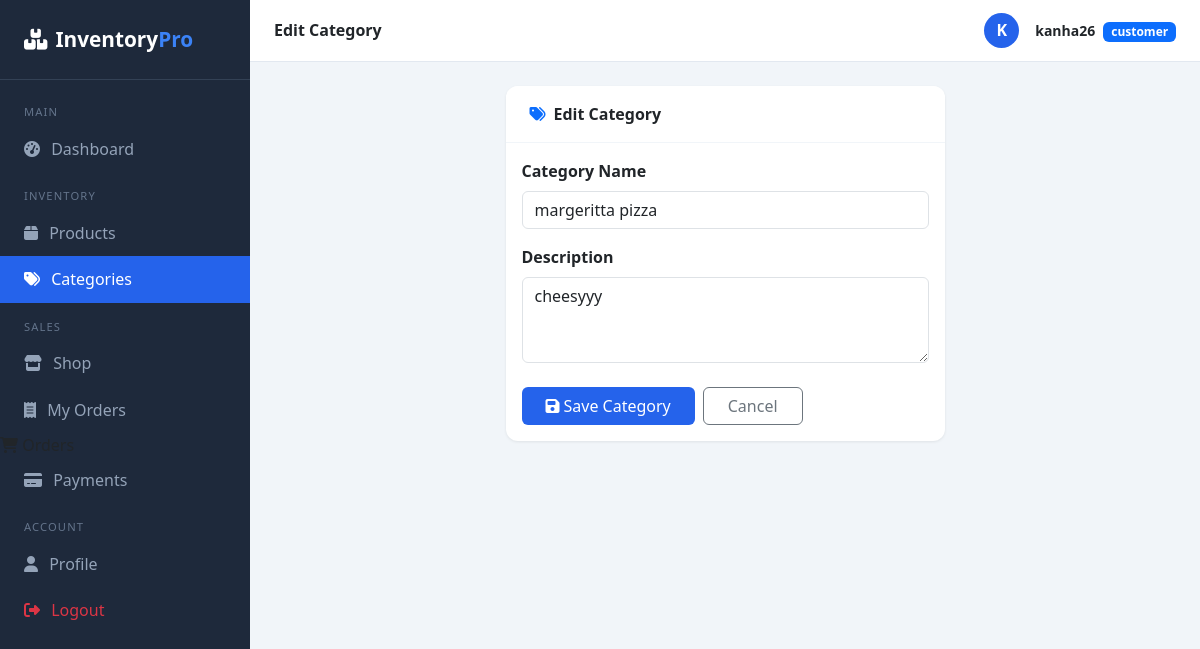
/products/categories/1/edit/ (signed in), run on the app's committed database.
### accounts/models.py (models this page shows, shortened)
class User(AbstractUser):
    class Role(models.TextChoices):
        ADMIN = "admin", "Admin"
        STAFF = "staff", "Staff"
        CUSTOMER = "customer", "Customer"
    role = models.CharField(max_length=20, choices=Role.choices, default=Role.CUSTOMER)
    email = models.EmailField(unique=True)
    phone = models.CharField(max_length=15, blank=True)
    profile_photo = models.ImageField(upload_to="profiles/", blank=True, null=True)
    address = models.TextField(blank=True)

### products/models.py (models this page shows, shortened)
class Category(models.Model):
    name = models.CharField(max_length=100, unique=True)
    description = models.TextField(blank=True)
    created_at = models.DateTimeField(auto_now_add=True)
    class Meta:
        verbose_name_plural = "Categories"

### products/views.py (the view)
# urls.py: path("categories/<int:pk>/edit/", views.category_edit, name="category_edit"),
@login_required
def category_edit(request, pk):
    category = get_object_or_404(Category, pk=pk)
    if request.method == "POST":
        form = CategoryForm(request.POST, instance=category)
        if form.is_valid():
            form.save()
            messages.success(request, "Category updated successfully!")
            return redirect("category_list")
    else:
        form = CategoryForm(instance=category)
    return render(request, "products/category_form.html", {
        "form": form,
        "title": "Edit Category"
    })

### products/forms.py
class CategoryForm(forms.ModelForm):
    class Meta:
        model = Category
        fields = ["name", "description"]
        widgets = {
            "name": forms.TextInput(attrs={
                "class": "form-control",
                "placeholder": "Category name"
            }),
            "description": forms.Textarea(attrs={
                "class": "form-control",
                "rows": 3,
                "placeholder": "Category description"
            }),
        }

### inventory_project/templates/products/category_form.html (shortened to what this page needs)
{% extends 'base.html' %}
{% block page_title %}{{ title }}{% endblock %}
{% block content %}
<div class="row justify-content-center">
  <div class="col-lg-6">
    <div class="card">
      <div class="card-header">
        <i class="fas fa-tags me-2 text-primary"></i>{{ title }}
      </div>
      <div class="card-body">
        <form method="post">
          <div class="mb-3">
            <label class="form-label fw-semibold">Category Name</label>
            {{ form.name }}
          </div>
          <div class="mb-3">
            <label class="form-label fw-semibold">Description</label>
            {{ form.description }}
          </div>
          <div class="d-flex gap-2 mt-4">
            <button type="submit" class="btn btn-primary px-4">
              <i class="fas fa-save me-1"></i>Save Category
            </button>
            <a href="{% url 'category_list' %}" class="btn btn-outline-secondary px-4">Cancel</a>
          </div>
        </form>
      </div>
    </div>
  </div>
</div>
{% endblock %}

### inventory_project/templates/base.html (shortened to what this page needs)
<!DOCTYPE html>
<html lang="en">
<head>
  <link href="https://cdn.jsdelivr.net/npm/bootstrap@5.3.0/dist/css/bootstrap.min.css" rel="stylesheet">
  <link href="https://cdnjs.cloudflare.com/ajax/libs/font-awesome/6.4.0/css/all.min.css" rel="stylesheet">
</head>
<body>
{% if user.is_authenticated %}
<div class="sidebar">
  <div class="sidebar-brand">
    <i class="fas fa-boxes me-2"></i>Inventory<span>Pro</span>
  </div>
  <nav class="mt-2">
    <div class="nav-label">Main</div>
    <a href="{% url 'dashboard' %}" class="nav-link {% if request.resolver_match.url_name == 'dashboard' %}active{% endif %}">
      <i class="fas fa-tachometer-alt"></i> Dashboard</a>
    <div class="nav-label">Inventory</div>
    <a href="{% url 'product_list' %}" class="nav-link {% if 'product' in request.resolver_match.url_name %}active{% endif %}">
      <i class="fas fa-box"></i> Products</a>
    <a href="{% url 'category_list' %}" class="nav-link {% if 'category' in request.resolver_match.url_name %}active{% endif %}">
      <i class="fas fa-tags"></i> Categories</a>
    <div class="nav-label">Sales</div>
    {% if user.role == 'customer' %}
      <a href="{% url 'storefront' %}" class="nav-link {% if request.resolver_match.url_name == 'storefront' %}active{% endif %}">
        <i class="fas fa-store"></i> Shop</a>
      <a href="{% url 'my_orders' %}" class="nav-link {% if request.resolver_match.url_name == 'my_orders' %}active{% endif %}">
        <i class="fas fa-receipt"></i> My Orders</a>
    {% endif %}
        <i class="fas fa-shopping-cart"></i> Orders</a>
      <a href="{% url 'payment_list' %}" class="nav-link {% if 'payment' in request.resolver_match.url_name %}active{% endif %}">
        <i class="fas fa-credit-card"></i> Payments</a>
    <div class="nav-label">Account</div>
    <a href="{% url 'profile' %}" class="nav-link {% if request.resolver_match.url_name == 'profile' %}active{% endif %}">
      <i class="fas fa-user"></i> Profile</a>
    <a href="{% url 'logout' %}" class="nav-link text-danger">
      <i class="fas fa-sign-out-alt"></i> Logout</a>
  </nav>
</div>
<div class="main-content">
  <div class="topbar">
    <h6 class="mb-0 fw-semibold">{% block page_title %}Dashboard{% endblock %}</h6>
    <div class="d-flex align-items-center gap-3">
      {% if user.profile_photo %}
        <img src="{{ user.profile_photo.url }}" class="rounded-circle" width="35" height="35" style="object-fit:cover;">
      {% else %}
        <div style="width:35px;height:35px;background:#2563eb;border-radius:50%;display:flex;align-items:center;justify-content:center;color:#fff;font-weight:700;">
          {{ user.username|first|upper }}
        </div>
      {% endif %}
      <div>
        <span class="fw-semibold small">{{ user.username }}</span>
        <span class="badge bg-primary ms-1 small">{{ user.role }}</span>
      </div>
    </div>
  </div>
  <div class="page-body">
    {% block content %}{% endblock %}
  </div>
</div>
{% else %}
  {% block auth_content %}{% endblock %}
{% endif %}
</body>
</html>

### inventory_project/templates/base.html (style rules this page uses)
:root { --primary: #2563eb; --sidebar-width: 250px; }
body { background: #f1f5f9; font-family: 'Segoe UI', sans-serif; }
.sidebar { width: var(--sidebar-width); background: #1e293b; min-height: 100vh; position: fixed; top: 0; left: 0; z-index: 100; }
.sidebar-brand { padding: 1.5rem; color: #fff; font-size: 1.3rem; font-weight: 700; border-bottom: 1px solid #334155; }
.sidebar-brand span { color: #3b82f6; }
.sidebar .nav-link { color: #94a3b8; padding: .7rem 1.5rem; display: flex; align-items: center; gap: .7rem; transition: all .2s; }
.sidebar .nav-link:hover, .sidebar .nav-link.active { color: #fff; background: #2563eb; }
.sidebar .nav-label { color: #64748b; font-size: .7rem; text-transform: uppercase; letter-spacing: .1em; padding: 1rem 1.5rem .3rem; }
.main-content { margin-left: var(--sidebar-width); }
.topbar { background: #fff; padding: .8rem 1.5rem; border-bottom: 1px solid #e2e8f0; display: flex; justify-content: space-between; align-items: center; position: sticky; top: 0; z-index: 99; }
.page-body { padding: 1.5rem; }
.card { border: none; border-radius: 12px; box-shadow: 0 1px 3px rgba(0,0,0,.08); }
.card-header { background: #fff; border-bottom: 1px solid #f1f5f9; font-weight: 600; border-radius: 12px 12px 0 0 !important; padding: 1rem 1.5rem; }
.btn-primary { background: #2563eb; border: none; }

### data on the page
User: username|first "K", username "kanha26", role "customer"
Category: name "margeritta pizza", description "cheesyyy"

### other printed values
{{ title }} "Edit Category"
